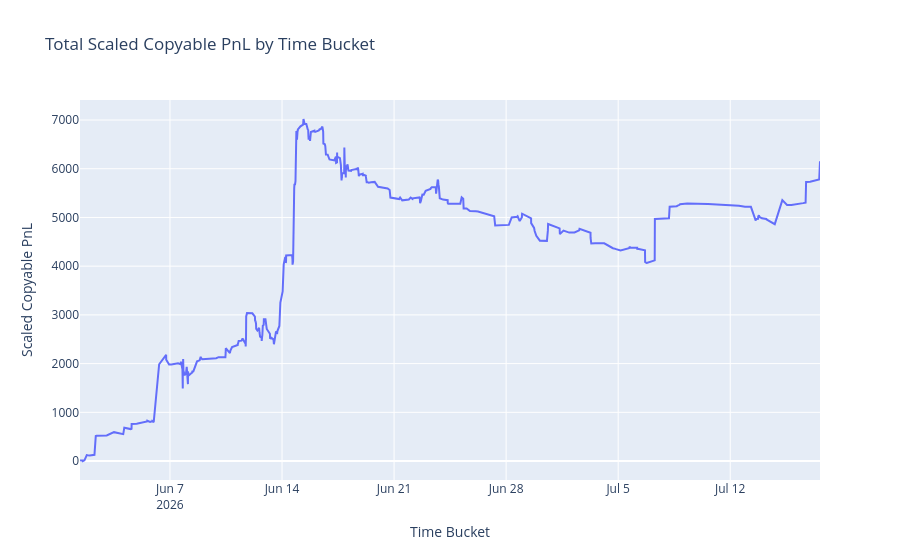

This figure's notebook cell:
### Code cell
import plotly.express as px

# Aggregate by bucket
bucket_pnl = df.groupby('bucket')['scaled_copyable_pnl'].sum().reset_index()
bucket_pnl['scaled_copyable_pnl'] = bucket_pnl['scaled_copyable_pnl'].cumsum()

# Plot with Plotly
fig = px.line(
    bucket_pnl,
    x='bucket',
    y='scaled_copyable_pnl',
    title='Total Scaled Copyable PnL by Time Bucket',
    labels={'bucket': 'Time Bucket', 'scaled_copyable_pnl': 'Scaled Copyable PnL'}
)
fig.show()

### Figure 1 — Plotly figure (JSON) as saved in the notebook; plotly's stock layout.template omitted (floating-point values rounded to 4 significant figures; data arrays with more than 128 entries replaced by an {"elided": "..."} marker saying what was removed)
{"data": [{"hovertemplate": "Time Bucket=%{x}<br>Scaled Copyable PnL=%{y}<extra></extra>", "legendgroup": "", "line": {"color": "#636efa", "dash": "solid"}, "marker": {"symbol": "circle"}, "mode": "lines", "name": "", "orientation": "v", "showlegend": false, "type": "scatter", "x": {"elided": "555 str values"}, "xaxis": "x", "y": {"elided": "555 float values"}, "yaxis": "y"}], "layout": {"legend": {"tracegroupgap": 0}, "title": {"text": "Total Scaled Copyable PnL by Time Bucket"}, "xaxis": {"anchor": "y", "domain": [0, 1], "title": {"text": "Time Bucket"}}, "yaxis": {"anchor": "x", "domain": [0, 1], "title": {"text": "Scaled Copyable PnL"}}}}
